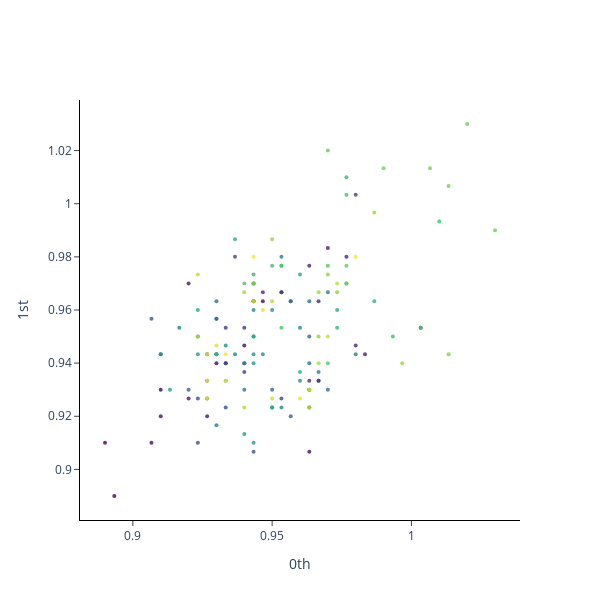

Notebook code for this chart:
### Markdown cell above
# Topology of time series
From now on we explore how giotto-tda can be used to gain insights from time-varying data by using ideas from dynamical systems and persistent homology.


## Useful references

WEbsite: https://giotto-ai.github.io/gtda-docs/0.3.1/notebooks/topology_time_series.html

Topological Methods for the Analysis of Data by Jose Perea

The sliding window notebooks from Chris Tralie’s TDALabs

Detection of gravitational waves using topological data analysis and convolutional neural network: An improved approach by Christopher Bresten and Jae-Hun Jung.

### Code cell
from gtda.time_series import SingleTakensEmbedding
from gtda.plotting import plot_point_cloud
from plotly.offline import init_notebook_mode
init_notebook_mode(connected=True) #não precisa estar conectado à internet para criar e visualizar os gráficos.(opcional)


#Instanciamento do objeto
embedder = SingleTakensEmbedding(
    parameters_type="fixed", #não utiliza de algoritmos internos para calcular valores óptimos de dimensao e delay.
    time_delay=1,
    dimension=2,
    stride=1,
)

embedded_r_intervals = embedder.fit_transform(r_intervals)
plot_point_cloud(embedded_r_intervals)

### Figure 1 — Plotly figure (JSON) as saved in the notebook; plotly's stock layout.template omitted (floating-point values rounded to 4 significant figures; data arrays with more than 128 entries replaced by an {"elided": "..."} marker saying what was removed)
{"data": [{"marker": {"color": {"elided": "154 int values"}, "colorscale": [[0, "#440154"], [0.1111, "#482878"], [0.2222, "#3e4989"], [0.3333, "#31688e"], [0.4444, "#26828e"], [0.5556, "#1f9e89"], [0.6667, "#35b779"], [0.7778, "#6ece58"], [0.8889, "#b5de2b"], [1, "#fde725"]], "opacity": 0.8, "size": 4}, "mode": "markers", "type": "scatter", "x": {"elided": "154 float values"}, "y": {"elided": "154 float values"}}], "layout": {"height": 600, "plot_bgcolor": "white", "width": 600, "xaxis": {"anchor": "x", "exponentformat": "e", "linecolor": "black", "linewidth": 1, "mirror": false, "showexponent": "all", "showline": true, "side": "bottom", "ticks": "outside", "title": {"text": "0th"}, "type": "linear", "zeroline": true}, "yaxis": {"anchor": "y", "exponentformat": "e", "linecolor": "black", "linewidth": 1, "mirror": false, "showexponent": "all", "showline": true, "side": "left", "ticks": "outside", "title": {"text": "1st"}, "type": "linear", "zeroline": true}}}
